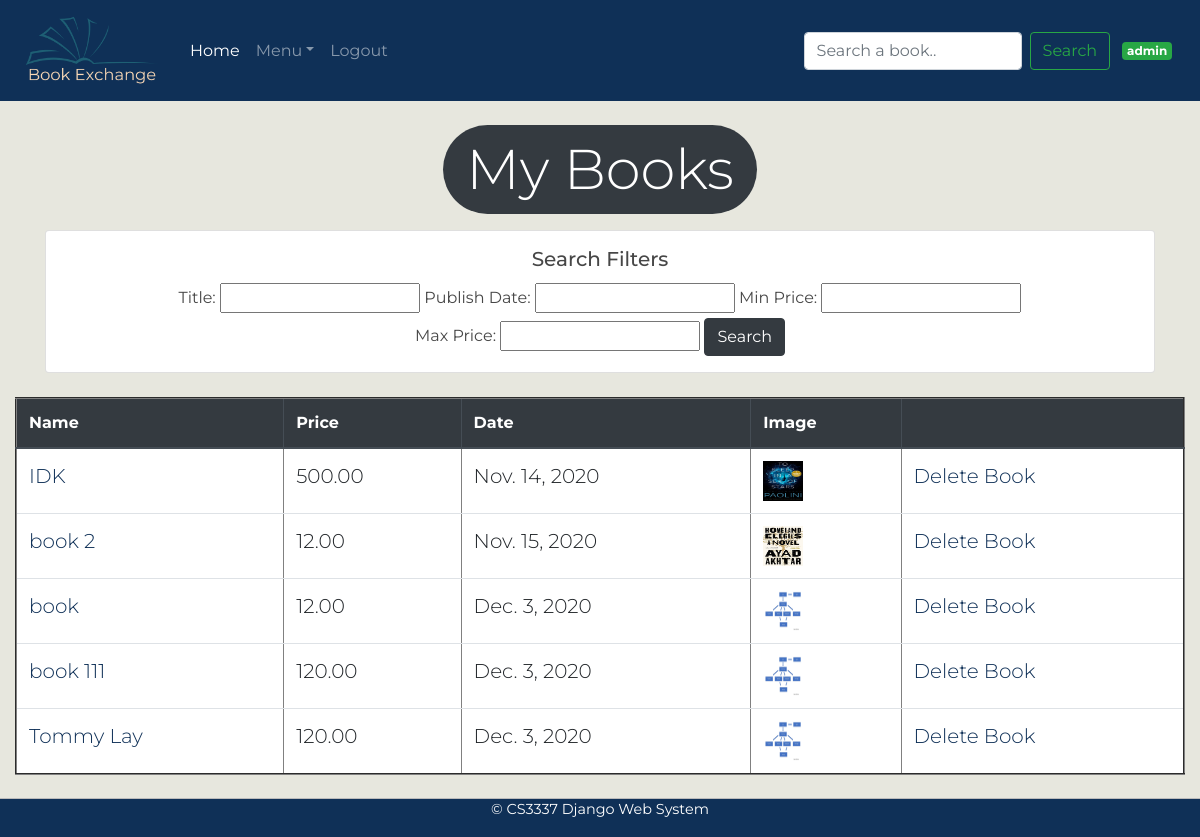
Page /mybooks (signed in) on the committed database.
### bookMng/models.py (models this page shows, shortened)
class Book(models.Model):
    name = models.CharField(max_length=200)
    web = models.URLField(max_length=300)
    price = models.DecimalField(decimal_places=2, max_digits=6)
    publishdate = models.DateField(auto_now=True)
    picture = models.FileField(upload_to='bookEx/static/uploads')
    pic_path = models.CharField(max_length=300, editable=False, blank=True)
    username = models.ForeignKey(User, blank=True, null=True, on_delete=models.CASCADE)
    class Meta:
        verbose_name_plural = "books"

### bookMng/views.py (the view)
# urls.py: path('mybooks', views.mybooks, name='mybooks'),
@login_required(login_url=reverse_lazy('login'))
def mybooks(request):
    books = Book.objects.filter(username=request.user)
    myFilter = BookFilter(request.GET, queryset=books)
    books = myFilter.qs
    paginator = Paginator(books, 5)
    page = request.GET.get('page')
    books = paginator.get_page(page)
    for b in books:
        b.pic_path = b.picture.url[14:]
    try:
        response = paginator.page('page')
    except PageNotAnInteger:
        response = paginator.page(1)
    except EmptyPage:
        response = paginator.page(paginator.num_pages)
    return render(request,
                  'bookMng/mybooks.html',
                  {
                      'item_list': MainMenu.objects.all(),
                      'books': books,
                      'filters': myFilter,
                      'response': response
                  })

### bookEx/templatetags/filter_tag.py (called while the page is built)
@register.simple_tag
def replace_url(value, field_name, urlencode=None):
    url = '?{}={}'.format(field_name, value)
    if urlencode:
        querystring = urlencode.split('&')
        filtered_querystring = filter(lambda p: p.split('=')[0]!=field_name, querystring)
        encoded_querystring ='&'.join(filtered_querystring)
        url = '{}&{}'.format(url, encoded_querystring)
    return url

### bookEx/templates/bookMng/mybooks.html (shortened to what this page needs)
{% extends "base.html" %}
{% load static %}
{% load filter_tag %}
{% block content %}
    <div class="container-fluid">
        <div class="container " align="center">
            <div class="badge badge-pill badge-dark  mt-4"><h1 align="center"
                                                               class="display-4 mx-auto my-auto px-3 py-2"> My
                Books </h1></div>
        </div>
    <div class ="container mt-3" align="center">
            <div class = "card p-3">
                <h5 class = "card-title">Search Filters</h5>
                   <form method = "get">
                       <div class="form=row">
                           <label > Title: </label>
                            {{filters.form.book_name}}
                            <label > Publish Date: </label>
                            {{filters.form.publishdate}}
                           <label > Min Price: </label>
                            {{filters.form.min_price_range}}
                           <br>
                             <label > Max Price: </label>
                            {{filters.form.max_price_range}}
                            <button class ="btn btn-dark"> Search </button>
                       </div>
                    </form>
                </div>
        </div>
        <table class="table table-hover mx-auto my-4" id="my-books-table" align="center" border="2" width="800">
            <thead class="thead-dark">
            <tr>
                <th scope="col"> Name</th>
                <th scope="col"> Price</th>
                <th scope="col"> Date</th>
                <th scope="col"> Image</th>
                <th scope="col"></th>
            </tr>
            </thead>
            {% for book in books %}
                <tr>
                    <td class="lead">
                        <a href="book_detail/{{ book.id }}" align="">
                            {{ book.name }}
                        </a>
                    </td>
                    <td class="lead">{{ book.price }}</td>
                    <td class="lead">{{ book.publishdate }}</td>
                    <td class="lead"><img src="{% static book.pic_path %}" width="40" height="40" alt=""></td>
                    <td class="lead">
                        <a href="book_delete/{{ book.id }}"> Delete Book </a>
                    </td>
                </tr>
            {% endfor %}
        </table>
        <div  class = "container" align="center">
            <div class ="row">
            <button class ="pgn-btn btn btn-dark mx-auto">{{books.number}}</button>
            {% if books.has_next %}
                <a class ="btn btn-inverse" href="{%replace_url books.next_page_number 'page' request.GET.urlencode%}"> > </a>
                <a class ="btn btn-inverse" href="{%replace_url books.paginator.num_pages 'page' request.GET.urlencode%}">Last</a>
            {% endif %}
            </div>
        </div>
    </div>
    </div>
{% endblock content %}

### bookEx/templates/base.html (shortened to what this page needs)
{% load static %}
<!DOCTYPE html>
<html lang="en">
<head>
    <link rel="stylesheet" href="https://cdn.jsdelivr.net/npm/bootstrap@4.5.3/dist/css/bootstrap.min.css"
>
    <link href="{% static 'main.css' %}" rel="stylesheet" title="text/css">
</head>
<body>
<header>
    <nav class="navbar navbar-expand-md navbar-dark sticky-top align-baseline" style="background-color: #0f3057;">
        <a class="navbar-brand" href="{% url 'index' %}"><img src="{% static 'logo-resized.png' %}" width="150"
                                                              height="75" alt=""></a>
        <div class="collapse navbar-collapse justify-content-between" id="navbarCollapse">
            <ul class="navbar-nav mr-auto">
                <li class="nav-item active">
                    <a class="nav-link" href="{% url 'index' %}">Home </a>
                </li>
                <li class="nav-item dropdown">
                    <a class="nav-link dropdown-toggle" href="#" id="dropdown01" data-toggle="dropdown"
                       aria-haspopup="true" aria-expanded="false">Menu</a>
                </li>
                <li class="nav-item">
                    {% if user.is_authenticated %}
                        <a class="nav-link" href="{% url 'logout' %}?next=/">Logout</a>
                    {% else %}
                        <a class="nav-link" href="{% url 'login' %}?next=/">Login</a>
                    {% endif %}
                </li>
            </ul>
            <form action="{% url 'search_results' %}" method="get" class="form-inline mt-2 mt-md-0">
                <input name="q" type="text" class="form-control mr-sm-2" placeholder="Search a book.."
                       aria-label="Search">
                <input class="btn btn-outline-success my-2 my-sm-0" type="submit" value="Search">
            </form>
            {% if user.is_authenticated %}
                <span class="badge badge-success"
                      style="margin-left: 1em; margin-right: 1em;">{{ user.username }}</span>
            {% else %}
                <span class="badge badge-secondary" style="margin-left: 1em; margin-right: 1em;">Not Logged In </span>
            {% endif %}
        </div>
    </nav>
</header>
<div id="">
    <section id="">
        {% block content %}{% endblock content %}
<footer class="container-fluid fixed-bottom my-auto py-auto align-text-bottom align-bottom" id="footer">
    <p>&copy; CS3337 Django Web System</p>
</footer>
</body>
</html>

### bookEx/static/main.css (style rules this page uses)
body { background-color: #e7e7de; font-family: 'Montserrat', sans-serif; font-size: 1.0em; text-align: justify; color: #474747; }
#footer { text-align: center; font-size: 0.9em; background-color: #0f3057; border-top: thin solid #BBBBBB; clear: both; color: #FFF; }
a { color: #0f3057; }
html, body { height: 100%; }
#my-books-table { background-color: #FFF; }

### rows in the picture
Book: name "IDK", price "500.00", publishdate "Nov. 14, 2020"
Book: name "book 2", price "12.00", publishdate "Nov. 15, 2020"
Book: name "book", price "12.00", publishdate "Dec. 3, 2020"
Book: name "book 111", price "120.00", publishdate "Dec. 3, 2020"
Book: name "Tommy Lay", price "120.00", publishdate "Dec. 3, 2020"

### other values in the picture
{{ user.username }} "admin"
